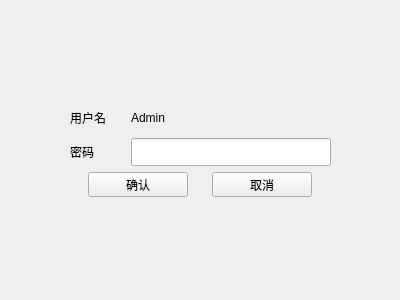
<?xml version="1.0" encoding="UTF-8"?>
<ui version="4.0">
 <class>unlockWgt</class>
 <widget class="QWidget" name="unlockWgt">
  <property name="geometry">
   <rect>
    <x>0</x>
    <y>0</y>
    <width>400</width>
    <height>300</height>
   </rect>
  </property>
  <property name="windowTitle">
   <string>Form</string>
  </property>
  <layout class="QHBoxLayout" name="horizontalLayout">
   <property name="spacing">
    <number>0</number>
   </property>
   <property name="leftMargin">
    <number>0</number>
   </property>
   <property name="topMargin">
    <number>0</number>
   </property>
   <property name="rightMargin">
    <number>0</number>
   </property>
   <property name="bottomMargin">
    <number>0</number>
   </property>
   <item>
    <widget class="QWidget" name="widget" native="true">
     <layout class="QGridLayout" name="gridLayout">
      <item row="0" column="1">
       <spacer name="verticalSpacer">
        <property name="orientation">
         <enum>Qt::Vertical</enum>
        </property>
        <property name="sizeHint" stdset="0">
         <size>
          <width>20</width>
          <height>40</height>
         </size>
        </property>
       </spacer>
      </item>
      <item row="2" column="1">
       <layout class="QHBoxLayout" name="horizontalLayout_3">
        <item>
         <widget class="QLabel" name="passwdLabel">
          <property name="minimumSize">
           <size>
            <width>55</width>
            <height>0</height>
           </size>
          </property>
          <property name="text">
           <string>密码</string>
          </property>
         </widget>
        </item>
        <item>
         <widget class="QLineEdit" name="passwdLineEdit">
          <property name="minimumSize">
           <size>
            <width>200</width>
            <height>28</height>
           </size>
          </property>
          <property name="maximumSize">
           <size>
            <width>200</width>
            <height>28</height>
           </size>
          </property>
         </widget>
        </item>
       </layout>
      </item>
      <item row="3" column="1">
       <layout class="QHBoxLayout" name="horizontalLayout_4">
        <item>
         <widget class="QPushButton" name="confirmBtn">
          <property name="minimumSize">
           <size>
            <width>100</width>
            <height>25</height>
           </size>
          </property>
          <property name="maximumSize">
           <size>
            <width>100</width>
            <height>25</height>
           </size>
          </property>
          <property name="text">
           <string>确认</string>
          </property>
         </widget>
        </item>
        <item>
         <widget class="QPushButton" name="cancelBtn">
          <property name="minimumSize">
           <size>
            <width>100</width>
            <height>25</height>
           </size>
          </property>
          <property name="maximumSize">
           <size>
            <width>100</width>
            <height>25</height>
           </size>
          </property>
          <property name="text">
           <string>取消</string>
          </property>
         </widget>
        </item>
       </layout>
      </item>
      <item row="1" column="1">
       <layout class="QHBoxLayout" name="horizontalLayout_2">
        <item>
         <widget class="QLabel" name="usernameLabel">
          <property name="minimumSize">
           <size>
            <width>55</width>
            <height>0</height>
           </size>
          </property>
          <property name="text">
           <string>用户名</string>
          </property>
         </widget>
        </item>
        <item>
         <widget class="QLabel" name="usernameHintLabel">
          <property name="minimumSize">
           <size>
            <width>200</width>
            <height>28</height>
           </size>
          </property>
          <property name="maximumSize">
           <size>
            <width>200</width>
            <height>28</height>
           </size>
          </property>
          <property name="text">
           <string>Admin</string>
          </property>
         </widget>
        </item>
       </layout>
      </item>
      <item row="2" column="2">
       <spacer name="horizontalSpacer_2">
        <property name="orientation">
         <enum>Qt::Horizontal</enum>
        </property>
        <property name="sizeHint" stdset="0">
         <size>
          <width>40</width>
          <height>20</height>
         </size>
        </property>
       </spacer>
      </item>
      <item row="2" column="0">
       <spacer name="horizontalSpacer">
        <property name="orientation">
         <enum>Qt::Horizontal</enum>
        </property>
        <property name="sizeHint" stdset="0">
         <size>
          <width>40</width>
          <height>20</height>
         </size>
        </property>
       </spacer>
      </item>
      <item row="4" column="1">
       <spacer name="verticalSpacer_2">
        <property name="orientation">
         <enum>Qt::Vertical</enum>
        </property>
        <property name="sizeHint" stdset="0">
         <size>
          <width>20</width>
          <height>40</height>
         </size>
        </property>
       </spacer>
      </item>
     </layout>
    </widget>
   </item>
  </layout>
 </widget>
 <resources/>
 <connections/>
</ui>
